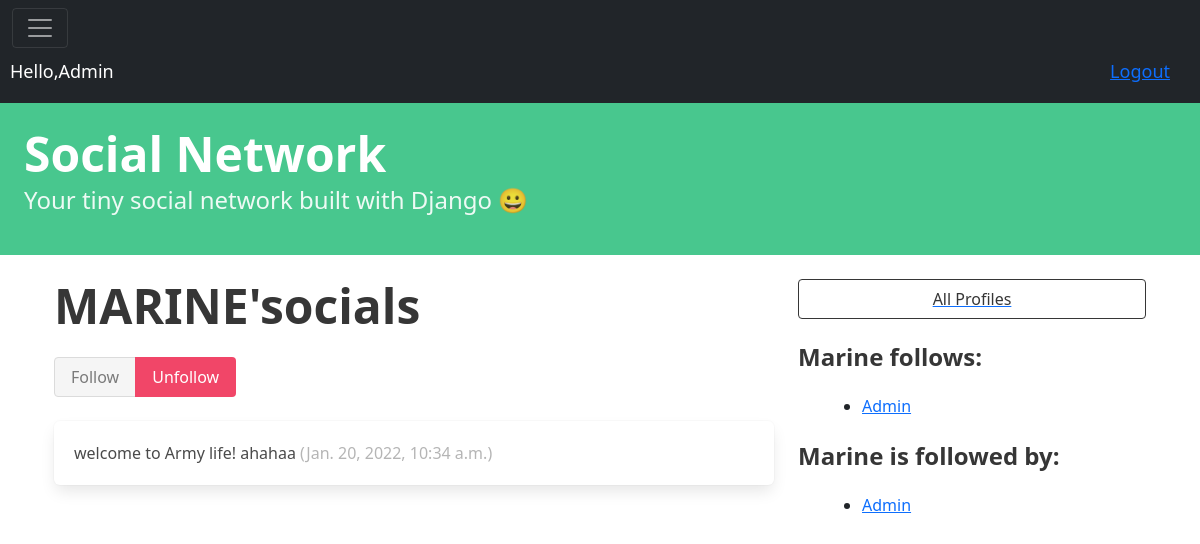
/profile/3/ (signed in), run on an earlier commit of the app's database.
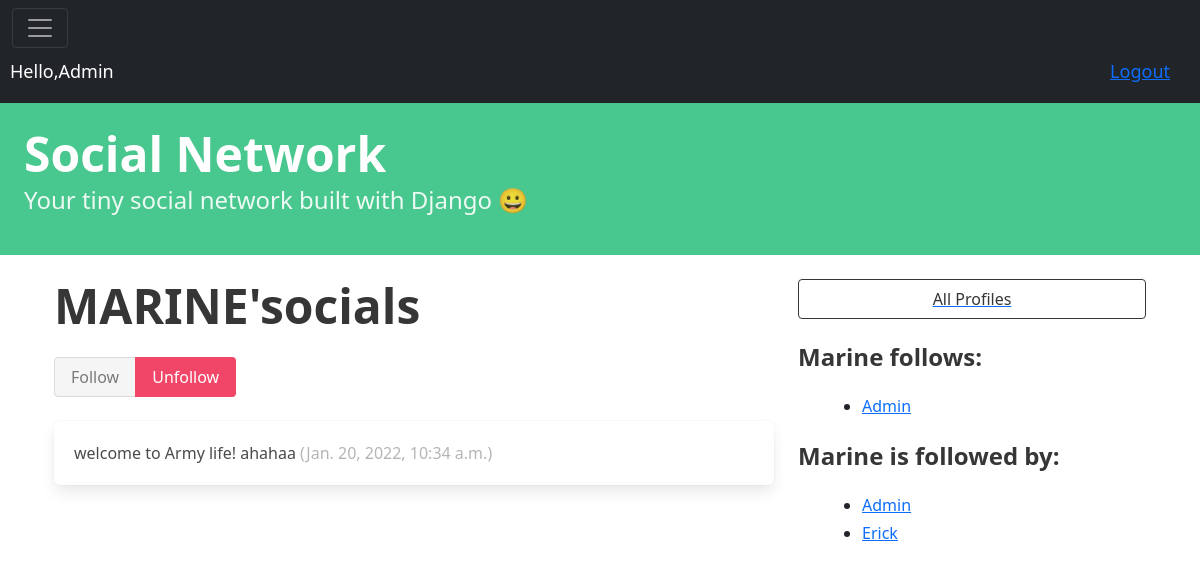
And on a later commit of the database.
### socials/models.py (models this page shows, shortened)
class SocialTweet(models.Model):
    user = models.ForeignKey(
        User, related_name="socialtweet", on_delete=models.DO_NOTHING
    )
    body = models.CharField(max_length=140)
    created_at = models.DateTimeField(auto_now_add=True)

class Profile(models.Model):
    user = models.OneToOneField(User, on_delete=models.CASCADE)
    city = models.CharField(max_length= 200,blank=True)
    follows = models.ManyToManyField('self',related_name='followed_by',symmetrical=False,blank=True)
    def __str__(self):
        return self.user.username

### socials/views.py (the view, shortened to what this page needs)
# urls.py: path("profile/<int:pk>/", views.profile, name="profile"),
@login_required(login_url='login')
def profile(request, pk):
    profile = Profile.objects.get(pk=pk)
    context ={
        'profile':profile
    }
    return render(request,'social_pages/profile.html',context)

### templates/social_pages/profile.html (shortened to what this page needs)
{% extends 'base.html' %}
{% block content %}
<div class="column">
    <div class="block">
    <h1 class="title is-1">
        {{profile.user.username|upper}}'socials
    </h1>
    <form method="post">
        <div class="buttons has-addons">
        {% if profile in user.profile.follows.all %}
            <button class="button is-success is-static">
                Follow
            </button>
            <button class="button is-danger"name="follow"value="unfollow">Unfollow</button>
        {% else %}
            <button class="button is-success"name="follow"value="follow">Follow</button>
            <button class="button is-danger is-static">Unfollow</button>
        {% endif %}
        </div>
    </form>
    </div>
    <div class="content">
        {% for socialtweet in profile.user.socialtweet.all %}
            <div class="box">
                {{ socialtweet.body }}
                <span class="is-small has-text-grey-light">
                    ({{ socialtweet.created_at }})
                </span>
            </div>
        {% endfor %}
    </div>
</div>
<div class="column is-one-third">
    <div class="block">
        <a href="{% url 'socials:profile_list' %}">
            <button class="button is-dark is-outlined is-fullwidth">
                All Profiles
            </button>
        </a>
    </div>
    <div class="block">
        <h3 class="title is-4">
            {{profile.user.username}} follows:
        </h3>
        <div class="content">
            <ul>
            {% for following in profile.follows.all %}
                <li>
                    <a href="{% url 'socials:profile' following.id %} ">
                        {{ following }}
                    </a>
                </li>
            {% endfor %}
            </ul>
        </div>
    </div>
    <div class="block">
        <h3 class="title is-4">
            {{profile.user.username}} is followed by:
        </h3>
        <div class="content">
            <ul>
            {% for follower in profile.followed_by.all %}
                <li>
                    <a href="{% url 'socials:profile' follower.id %} ">
                        {{ follower }}
                    </a>
                </li>
            {% endfor %}
            </ul>
        </div>
    </div>
</div>
{% endblock content %}

What changed in the data, as far as the page shows it:
added Profile: user.username "Erick", shown under "Marine is followed by:"
